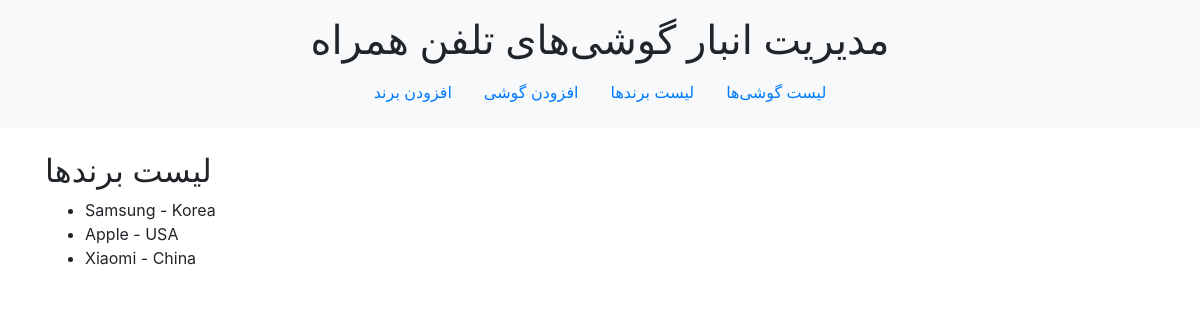
/brands/, run on the app's committed database.
### main/models.py (models this page shows, shortened)
class Brand(models.Model):
    name = models.CharField(max_length=100, unique=True)
    nationality = models.CharField(max_length=100)

### main/views.py (the view)
# urls.py: path('brands/', views.brand_list, name='brand_list'),
def brand_list(request):
    brands = Brand.objects.all()
    return render(request, 'inventory/brand_list.html', {'brands': brands})

### templates/inventory/brand_list.html
{% extends 'inventory/base.html' %}
{% block content %}
<h2>لیست برندها</h2>
<ul>
    {% for brand in brands %}
    <li>{{ brand.name }} - {{ brand.nationality }}</li>
    {% endfor %}
</ul>
{% endblock %}

### data on the page
Brand: name "Samsung", nationality "Korea"
Brand: name "Apple", nationality "USA"
Brand: name "Xiaomi", nationality "China"
